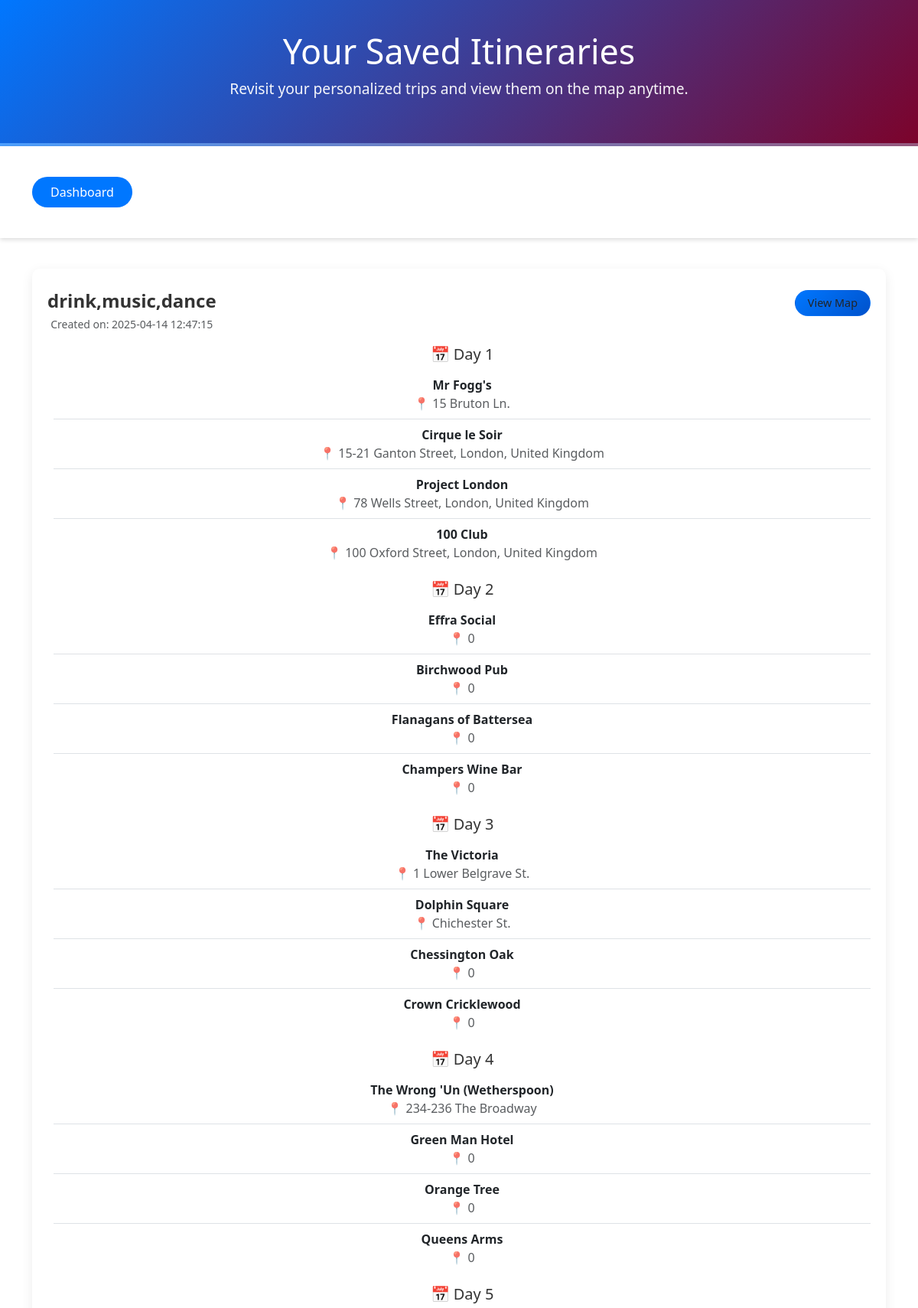
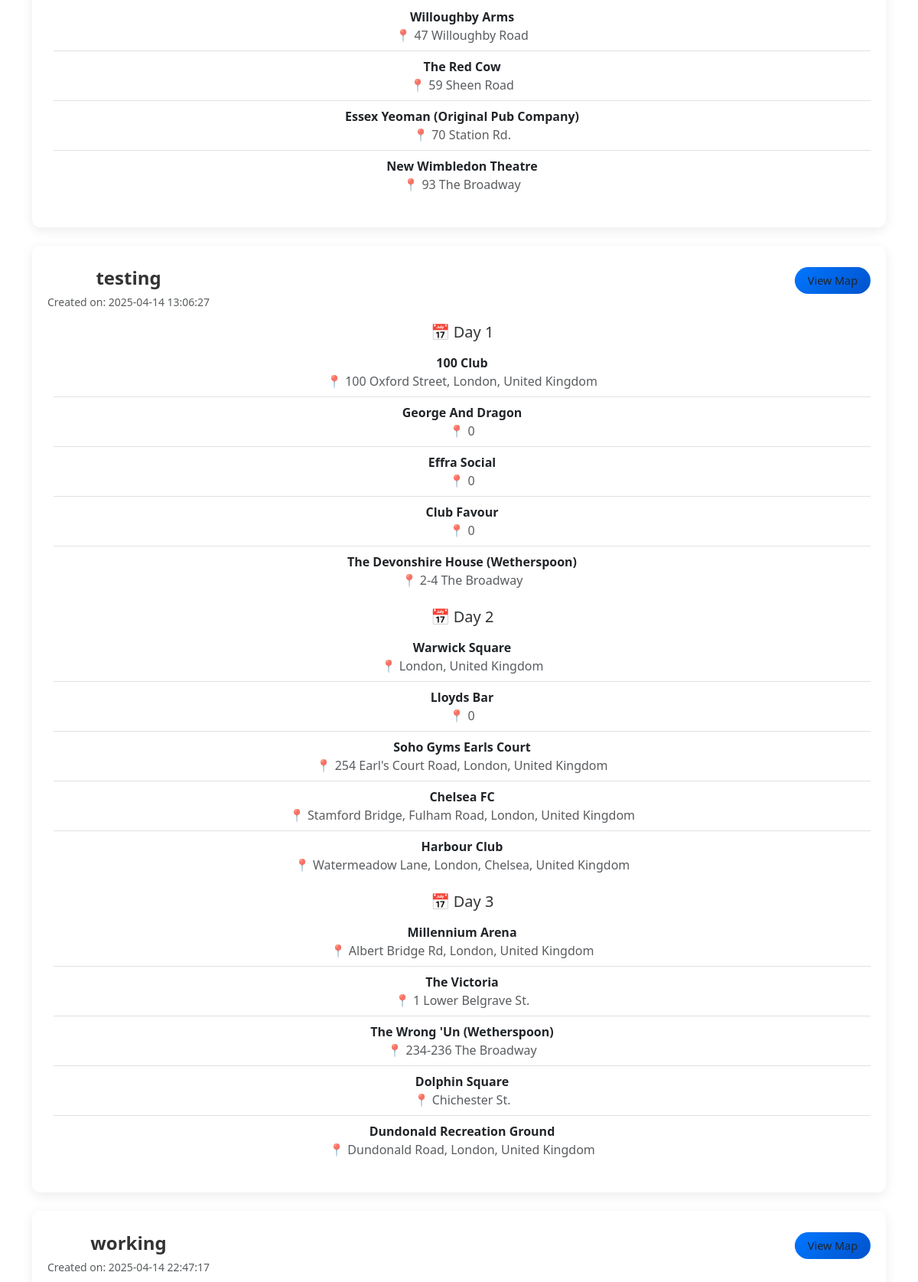
The page /view_itineraries (signed in, upper part) on the database its author committed (2 pictures, top to bottom).
### app/models.py (models this page shows, shortened)
class Itinerary(db.Model):
    id = db.Column(db.Integer, primary_key=True)
    user_id = db.Column(
        db.Integer, db.ForeignKey('user.id', ondelete='CASCADE'), nullable=False
    )
    name = db.Column(db.String(100), nullable=False)
    date_created = db.Column(db.DateTime, default=datetime.utcnow)
    pois = db.relationship(
        'POI', back_populates='itinerary', cascade='all, delete-orphan'
    )
    user = db.relationship('User', back_populates='itineraries')

### app/routes.py (the view)
@main.route('/view_itineraries')
@login_required
def view_itineraries():
    activity_cols = [
        'nature', 'nightlife', 'drink', 'music', 'dance', 'history',
        'sports', 'art', 'museum', 'walk', 'restaurant', 'movie'
    ]
    itineraries = Itinerary.query.filter_by(user_id=current_user.id).all()
    itineraries_grouped = []
    for itinerary in itineraries:
        pois_by_day = {}
        for poi in itinerary.pois:
            pois_by_day.setdefault(poi.day, []).append(poi)
        grouped_pois = sorted(pois_by_day.items(), key=lambda item: item[0])
        itineraries_grouped.append({
            'itinerary': itinerary,
            'grouped_pois': grouped_pois
        })
    return render_template('view_itineraries.html', itineraries_grouped=itineraries_grouped, activity_columns=activity_cols)

### app/__init__.py (called while the page is built)
def create_app():
    app = Flask(__name__)
    app.config.from_pyfile('../instance/config.py')
    app.config['UPLOAD_FOLDER'] = os.path.join(
        os.path.abspath(os.path.dirname(__file__)),
        'static',
        'uploads'
    )
    os.makedirs(app.config['UPLOAD_FOLDER'], exist_ok=True)
    bcrypt.init_app(app)
    db.init_app(app)
    migrate.init_app(app, db)
    login_manager.init_app(app)
    from .models import User
    @login_manager.user_loader
    def load_user(user_id):
        return User.query.get(int(user_id))
    from .routes import main
    app.register_blueprint(main)
    with app.app_context():
        db.create_all()
        create_admin_user()
    return app

### app/templates/view_itineraries.html (shortened to what this page needs)
<!DOCTYPE html>
<html lang="en">
<head>
  <link rel="stylesheet" href="{{ url_for('static', filename='style.css') }}">
  <link href="https://cdn.jsdelivr.net/npm/bootstrap@5.3.0/dist/css/bootstrap.min.css" rel="stylesheet">
</head>
<body class="d-flex flex-column min-vh-100">
  <header class="header">
    <h1>Your Saved Itineraries</h1>
    <p>Revisit your personalized trips and view them on the map anytime.</p>
  </header>
  <nav class="navbar">
    <div class="container">
      <a href="{{ url_for('main.dashboard') }}" class="btn-dashboard">Dashboard</a>
    </div>
  </nav>
  <div class="container my-4">
    {% if itineraries_grouped %}
      {% for item in itineraries_grouped %}
        <div class="dashboard-card mb-4">
          <div class="d-flex justify-content-between align-items-start mb-2">
            <div>
              <h4 class="fw-bold mb-1">{{ item.itinerary.name }}</h4>
              <small class="text-muted">Created on: {{ item.itinerary.date_created.strftime('%Y-%m-%d %H:%M:%S') }}</small>
            </div>
            <a href="{{ url_for('main.view_itinerary_map', itinerary_id=item.itinerary.id) }}" class="btn btn-sm btn-custom">
              View Map
            </a>
          </div>
          <div class="ps-2">
            {% for day, pois in item.grouped_pois %}
              <h5 class="mt-3">📅 Day {{ day }}</h5>
              <ul class="list-group list-group-flush mb-2">
                {% for poi in pois %}
                  <li class="list-group-item">
                    <strong>{{ poi.name }}</strong><br>
                    <span class="text-muted">📍 {{ poi.address }}</span>
                  </li>
                {% endfor %}
              </ul>
            {% endfor %}
          </div>
        </div>
      {% endfor %}
    {% else %}
      <div class="text-center mt-4">
        <p>You have no saved itineraries yet.</p>
      </div>
    {% endif %}
  </div>
</body>
</html>

### app/static/style.css (style rules this page uses)
* { margin: 0; padding: 0; box-sizing: border-box; }
body { font-family: 'Segoe UI', Tahoma, Geneva, Verdana, sans-serif; background: #f4f8fc; color: #333; line-height: 1.6; }
.header { background: linear-gradient(135deg, #0077ff, #7c032b); color: white; padding: 2.5rem 1rem; text-align: center; border-bottom: 4px solid rgba(255,255,255,0.3); }
.header h1 { font-size: 2.8rem; margin-bottom: 0.5rem; }
.header p { font-size: 1.2rem; opacity: 0.95; }
.navbar { background-color: #fff; box-shadow: 0 2px 6px rgba(0, 0, 0, 0.15); padding: 0.75rem 1rem; margin-bottom: 1rem; }
.navbar a.btn-dashboard { background-color: #0077ff; color: white; border: none; border-radius: 25px; padding: 0.5rem 1.5rem; text-decoration: none; font-size: 1rem; transition: background-color 0.3s ease; }
.container { max-width: 1200px; margin: 2rem auto; padding: 0 1rem; }
.dashboard-card { background-color: #fff; border: 4px solid transparent; border-radius: 10px; transition: transform 0.3s ease, border 0.3s ease; text-align: center; padding: 1.5rem 1rem; color: #333; box-shadow: 0 4px 15px rgba(0, 0, 0, 0.08); position: relative; }
.btn-custom { background: linear-gradient(135deg, #0077ff, #0052cc); color: #fff; border: none; border-radius: 25px; padding: 0.75rem 1.5rem; cursor: pointer; transition: transform 0.2s ease, filter 0.3s ease; text-decoration: none; display: inline-block; }
.btn-custom.btn-sm { padding: 0.35rem 1rem; font-size: 0.9rem; border-radius: 20px; }

### rows shown on the page
Itinerary: itinerary.name "drink,music,dance", itinerary.date_created "2025-04-14 12:47:15"
Itinerary: itinerary.name "testing", itinerary.date_created "2025-04-14 13:06:27"
Itinerary: itinerary.name "working", itinerary.date_created "2025-04-14 22:47:17"

### other values the page prints
{{ day }} "1" "2" "3" "4" "5" "1" "2" "3"
{{ poi.name }} "Mr Fogg's" "Cirque le Soir" "Project London" "100 Club" "Effra Social" "Birchwood Pub" "Flanagans of Battersea" "Champers Wine Bar" "The Victoria" "Dolphin Square" "Chessington Oak" "Crown Cricklewood" "The Wrong 'Un (Wetherspoon)" "Green Man Hotel" "Orange Tree" "Queens Arms" "Willoughby Arms" "The Red Cow" "Essex Yeoman (Original Pub Company)" "New Wimbledon Theatre" "100 Club" "George And Dragon" "Effra Social" "Club Favour" "The Devonshire House (Wetherspoon)" "Warwick Square" "Lloyds Bar" "Soho Gyms Earls Court" "Chelsea FC" "Harbour Club" "Millennium Arena" "The Victoria" "The Wrong 'Un (Wetherspoon)" "Dolphin Square" "Dundonald Recreation Ground"
{{ poi.address }} "15 Bruton Ln." "15-21 Ganton Street, London, United Kingdom" "78 Wells Street, London, United Kingdom" "100 Oxford Street, London, United Kingdom" "0" "0" "0" "0" "1 Lower Belgrave St." "Chichester St." "0" "0" "234-236 The Broadway" "0" "0" "0" "47 Willoughby Road" "59 Sheen Road" "70 Station Rd." "93 The Broadway" "100 Oxford Street, London, United Kingdom" "0" "0" "0" "2-4 The Broadway" "London, United Kingdom" "0" "254 Earl's Court Road, London, United Kingdom" "Stamford Bridge, Fulham Road, London, United Kingdom" "Watermeadow Lane, London, Chelsea, United Kingdom" "Albert Bridge Rd, London, United Kingdom" "1 Lower Belgrave St." "234-236 The Broadway" "Chichester St." "Dundonald Road, London, United Kingdom"
